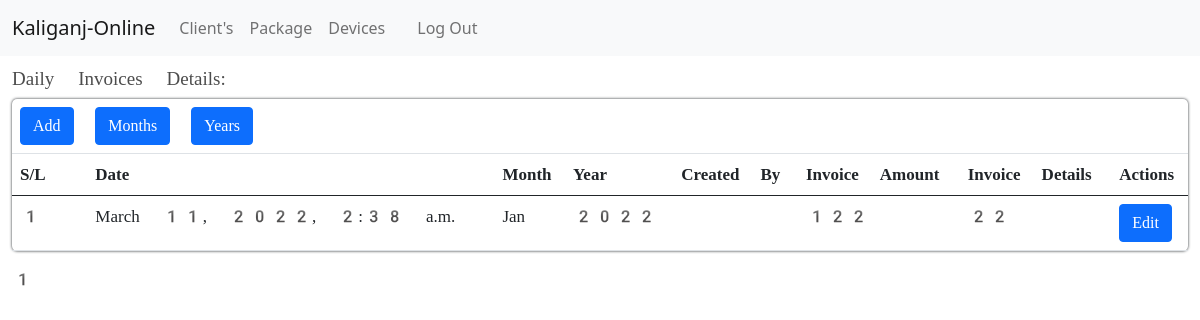
Page /account/daily_invoice/ on the earlier database version.
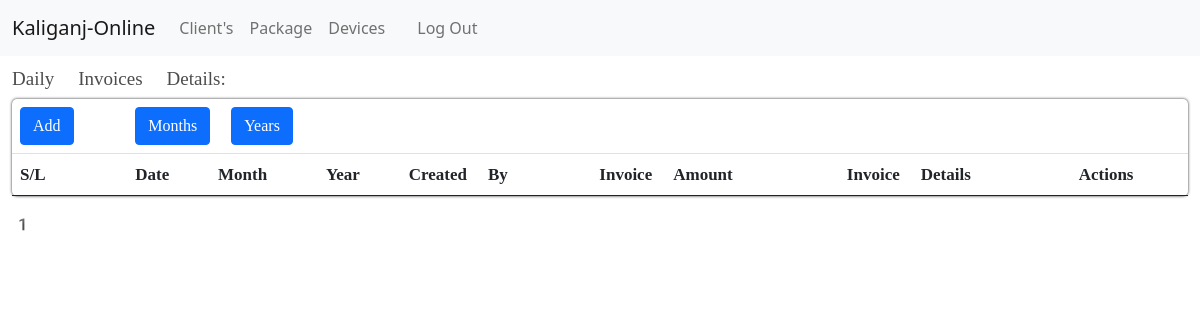
Same page on the later database version.
### apps/account/models.py (models this page shows, shortened)
class Daily_Invoice(models.Model):
    Staffs_details = models.ForeignKey(Staffs, on_delete=models.CASCADE)
    date = models.DateTimeField(auto_now_add=True)
    month = models.ForeignKey(Month, on_delete=models.CASCADE)
    year = models.ForeignKey(Year, on_delete=models.CASCADE)
    invoice_amount = models.IntegerField()
    invoice_details = models.CharField(max_length=500)

class Month(models.Model):
    month_name = models.CharField(max_length=20)
    active = models.BooleanField(default=False)
    def __str__(self):
        return self.month_name

class Year(models.Model):
    year_name = models.CharField(max_length=20)
    active = models.BooleanField(default=False)
    def __str__(self):
        return self.year_name

### apps/account/views.py (the view)
# urls.py: path('daily_invoice/', views.dailyInvoiceShowing, name='daily-invoice'),
def dailyInvoiceShowing(request):
    isp_info = Isp_info.objects.filter(id=1).first()
    invoice = Daily_Invoice.objects.all().order_by('-id')
    p = Paginator(invoice, 50)
    n = request.GET.get('p')
    invoices = p.get_page(n)
    context = {'isp_info': isp_info, 'invoices': invoices}
    return render(request, 'core/invoice/dailyinvoices.html', context)

### apps/account/templates/core/invoice/dailyinvoices.html (shortened to what this page needs)
{% extends 'core/account/account_dashboard.html' %}
{% block content %}
<section>
    <div class="container-fluid">
        <div class="base-title">
            <h3>Daily Invoices Details:</h3>
        </div>
        <div class="fiber-details-wrappers">
            <table class="table  table-hover">
                <thead>
                    <tr>
                        <td scope="col"><a class="btn btn-primary" href="{% url 'daily-add' %}">Add</a></td>
                        <td colspan="7"><a class="btn btn-primary" href="{% url 'month-list' %}">Months</a>
                            <a class="btn btn-primary" href="{% url 'year-list' %}">Years</a></td>
                    </tr>
                    <tr>
                        <th scope="col">S/L</th>
                        <th scope="col">Date</th>
                        <th scope="col">Month</th>
                        <th scope="col">Year</th>
                        <th scope="col">Created By</th>
                        <th scope="col">Invoice Amount</th>
                        <th scope="col">Invoice Details</th>
                        <th scope="col">Actions</th>
                    </tr>
                </thead>
                <tbody>
                    {% for i in invoices %}
                    <tr>
                        <th scope="row">{{forloop.counter}}</th>
                        <td>{{i.date}}</td>
                        <td>{{i.month}}</td>
                        <td>{{i.year}}</td>
                        <td>{{i.Staffs_details.user.first_name}}</td>
                        <td>{{i.invoice_amount}}</td>
                        <td>{{i.invoice_details}}</td>
                        <td>
                            <a class="btn btn-primary ml-1" href="{% url 'daily-edit' i.id %}">Edit</a>
                        </td>
                    </tr>
                    {% endfor %}
                </tbody>
            </table>
            {{invoices.number}}
        </div>
    </div>
</section>
{% endblock %}

Differences in the rows shown:
removed Daily_Invoice: date "March 11, 2022, 2:38 a.m.", month "Jan", year "2022", invoice_amount "122", invoice_details "22"
